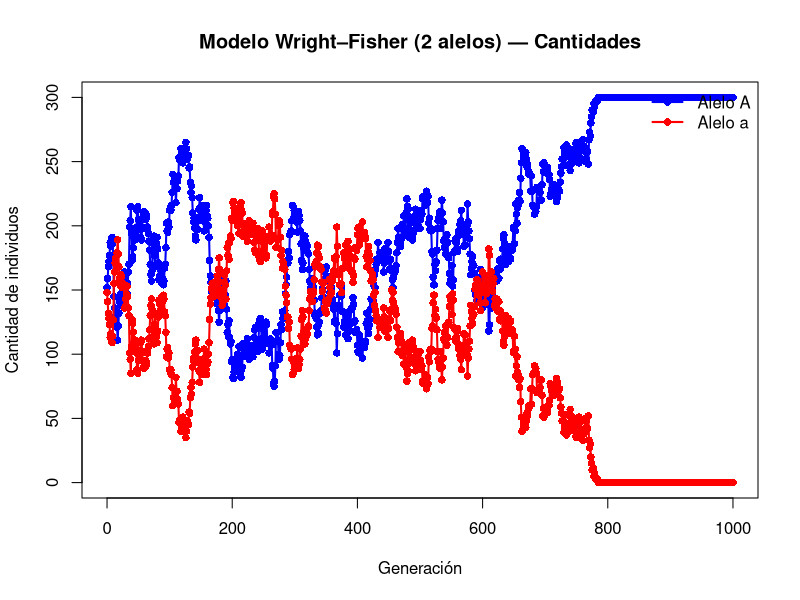

Recreate this plot in R.
#Modelo de Wright-Fisher (usando una distribución binomial)
Wright_Fisher <- function(N, p0, g) {
#N <- Cantidad total de individuos diploides
#p0 <- Frecuencia inicial del alelo A
#g <- Cantidad de generaciones a simular
  
  X <- numeric(g + 1)   
  X[1] <- rbinom(1, N, p0) #Cantidad de alelos A
  
  for (t in 1:g) {
    p <- X[t] / N                 # Frecuencia del alelo A en generación t
    X[t + 1] <- rbinom(1, N, p)   # Transición Wright-Fisher (binomial)
  }
  
  return(X)
}

# Gráfico con cantidades de individuos por alelo

plot_wf_counts <- function(X, N) {
  g <- 0:(length(X) - 1)
  
  count_A <- X
  count_a <- N - X
  
  plot(
    g, count_A,
    type = "l", lwd = 2, col = "blue",
    ylim = c(0, N),
    xlab = "Generación",
    ylab = "Cantidad de individuos",
    main = "Modelo Wright–Fisher (2 alelos) — Cantidades"
  )
  
  points(g, count_A, col = "blue", pch = 16)
  
  lines(g, count_a, col = "red", lwd = 2)
  points(g, count_a, col = "red", pch = 16)
  
  legend(
    "topright",
    legend = c("Alelo A", "Alelo a"),
    col = c("blue", "red"),
    lwd = 2, pch = 16, bty = "n"
  )
}

#Cambiar los valores de N, p0 y g para modificar el gráfico
#El gráfico muestra la cantidad de individuos con tales alelos 
N <- 300
p0 <- 0.5
g <- 1000
traj <- Wright_Fisher(N, p0, g)
plot_wf_counts(traj, N)


